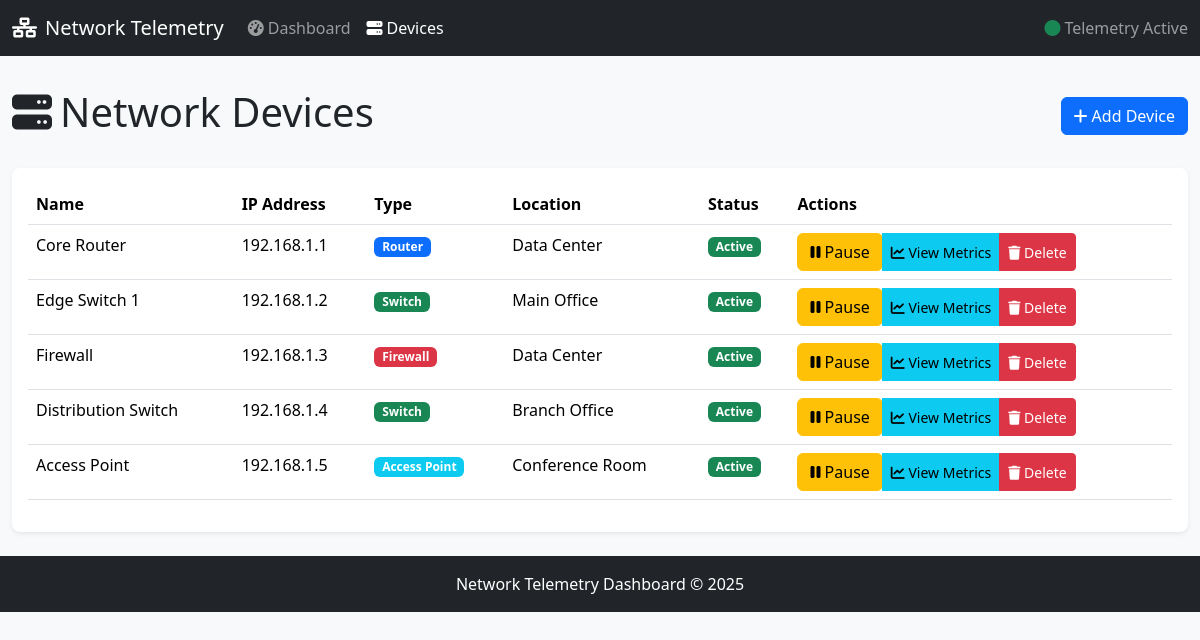
/devices, run on the app's committed database.
### models/device.py (models this page shows, shortened)
class Device(db.Model):
    id = db.Column(db.Integer, primary_key=True)
    name = db.Column(db.String(100), nullable=False)
    ip_address = db.Column(db.String(50), unique=True, nullable=False)
    device_type = db.Column(
        db.String(50), nullable=False
    )  # router, switch, firewall, etc.
    location = db.Column(db.String(100))
    created_at = db.Column(db.DateTime, default=datetime.utcnow)
    updated_at = db.Column(
        db.DateTime, default=datetime.utcnow, onupdate=datetime.utcnow
    )
    is_active = db.Column(db.Boolean, default=True)
    snmp_community = db.Column(db.String(50), default="public")
    snmp_port = db.Column(db.Integer, default=161)
    metrics = db.relationship(
        "Metric", backref="device", lazy=True, cascade="all, delete-orphan"
    )

### app.py (the view)
@app.route("/devices")
def devices():
    device_list = Device.query.all()
    return render_template("devices.html", devices=device_list)

### templates/devices.html (shortened to what this page needs)
{% extends "base.html" %}
{% block content %}
<div class="row">
    <div class="col-md-12">
        <div class="d-flex justify-content-between align-items-center mb-4">
            <h1><i class="fas fa-server me-2"></i>Network Devices</h1>
            <button type="button" class="btn btn-primary" data-bs-toggle="modal" data-bs-target="#addDeviceModal">
                <i class="fas fa-plus me-1"></i>Add Device
            </button>
        </div>
    </div>
</div>
<div class="row">
    <div class="col-md-12">
        <div class="card">
            <div class="card-body">
                <div class="table-responsive">
                    <table class="table table-hover">
                        <thead>
                            <tr>
                                <th>Name</th>
                                <th>IP Address</th>
                                <th>Type</th>
                                <th>Location</th>
                                <th>Status</th>
                                <th>Actions</th>
                            </tr>
                        </thead>
                        <tbody>
                            {% for device in devices %}
                            <tr>
                                <td>{{ device.name }}</td>
                                <td>{{ device.ip_address }}</td>
                                <td>
                                    {% if device.device_type == 'router' %}
                                    <span class="badge bg-primary">Router</span>
                                    {% elif device.device_type == 'switch' %}
                                    <span class="badge bg-success">Switch</span>
                                    {% elif device.device_type == 'firewall' %}
                                    <span class="badge bg-danger">Firewall</span>
                                    {% elif device.device_type == 'access_point' %}
                                    <span class="badge bg-info">Access Point</span>
                                    {% else %}
                                    <span class="badge bg-secondary">{{ device.device_type }}</span>
                                    {% endif %}
                                </td>
                                <td>{{ device.location }}</td>
                                <td>
                                    {% if device.is_active %}
                                    <span class="badge bg-success">Active</span>
                                    {% else %}
                                    <span class="badge bg-secondary">Inactive</span>
                                    {% endif %}
                                </td>
                                <td>
                                    <div class="btn-group btn-group-sm">
                                        <form action="{{ url_for('toggle_device', device_id=device.id) }}" method="POST" class="d-inline">
                                            <button type="submit" class="btn btn-warning">
                                                {% if device.is_active %}
                                                <i class="fas fa-pause"></i> Pause
                                                {% else %}
                                                <i class="fas fa-play"></i> Activate
                                                {% endif %}
                                            </button>
                                        </form>
                                        <button type="button" class="btn btn-info"
                                                onclick="window.location.href='{{ url_for('index') }}?device={{ device.id }}'">
                                            <i class="fas fa-chart-line"></i> View Metrics
                                        </button>
                                        <button type="button" class="btn btn-danger"
                                                data-bs-toggle="modal"
                                                data-bs-target="#deleteDeviceModal"
                                                data-device-id="{{ device.id }}"
                                                data-device-name="{{ device.name }}">
                                            <i class="fas fa-trash"></i> Delete
                                        </button>
                                    </div>
                                </td>
                            </tr>
                            {% else %}
                            <tr>
                                <td colspan="6" class="text-center">No devices found. Add a device to get started.</td>
                            </tr>
                            {% endfor %}
                        </tbody>
                    </table>
                </div>
            </div>
        </div>
    </div>
</div>
{% endblock %}

### templates/base.html (shortened to what this page needs)
<!DOCTYPE html>
<html lang="en">
<head>
    <link href="https://cdn.jsdelivr.net/npm/bootstrap@5.3.2/dist/css/bootstrap.min.css" rel="stylesheet">
    <link rel="stylesheet" href="https://cdnjs.cloudflare.com/ajax/libs/font-awesome/6.4.2/css/all.min.css">
    <link rel="stylesheet" href="{{ url_for('static', filename='css/style.css') }}">
</head>
<body>
    <nav class="navbar navbar-expand-lg navbar-dark bg-dark">
        <div class="container-fluid">
            <a class="navbar-brand" href="{{ url_for('index') }}">
                <i class="fas fa-network-wired me-2"></i>Network Telemetry
            </a>
            <div class="collapse navbar-collapse" id="navbarNav">
                <ul class="navbar-nav me-auto">
                    <li class="nav-item">
                        <a class="nav-link {% if request.path == '/' %}active{% endif %}" href="{{ url_for('index') }}">
                            <i class="fas fa-tachometer-alt me-1"></i>Dashboard
                        </a>
                    </li>
                    <li class="nav-item">
                        <a class="nav-link {% if request.path == '/devices' %}active{% endif %}" href="{{ url_for('devices') }}">
                            <i class="fas fa-server me-1"></i>Devices
                        </a>
                    </li>
                </ul>
                <span class="navbar-text">
                    <i class="fas fa-circle text-success me-1"></i>Telemetry Active
                </span>
            </div>
        </div>
    </nav>
    <div class="container-fluid mt-3">
        {% block content %}{% endblock %}
    </div>
    <footer class="bg-dark text-white mt-4 py-3">
        <div class="container">
            <div class="row">
                <div class="col">
                    <p class="mb-0 text-center">Network Telemetry Dashboard &copy; 2025</p>
                </div>
            </div>
        </div>
    </footer>
</body>
</html>

### static/css/style.css (style rules this page uses)
body { background-color: #f8f9fa; min-height: 100vh; display: flex; flex-direction: column; }
footer { margin-top: auto; }
.card { box-shadow: 0 0.125rem 0.25rem rgba(0, 0, 0, 0.075); border-radius: 0.5rem; border: none; }

### data on the page
Device: name "Core Router", ip_address "192.168.1.1", device_type "Router", location "Data Center", is_active "Active"
Device: name "Edge Switch 1", ip_address "192.168.1.2", device_type "Switch", location "Main Office", is_active "Active"
Device: name "Firewall", ip_address "192.168.1.3", device_type "Firewall", location "Data Center", is_active "Active"
Device: name "Distribution Switch", ip_address "192.168.1.4", device_type "Switch", location "Branch Office", is_active "Active"
Device: name "Access Point", ip_address "192.168.1.5", device_type "Access Point", location "Conference Room", is_active "Active"
